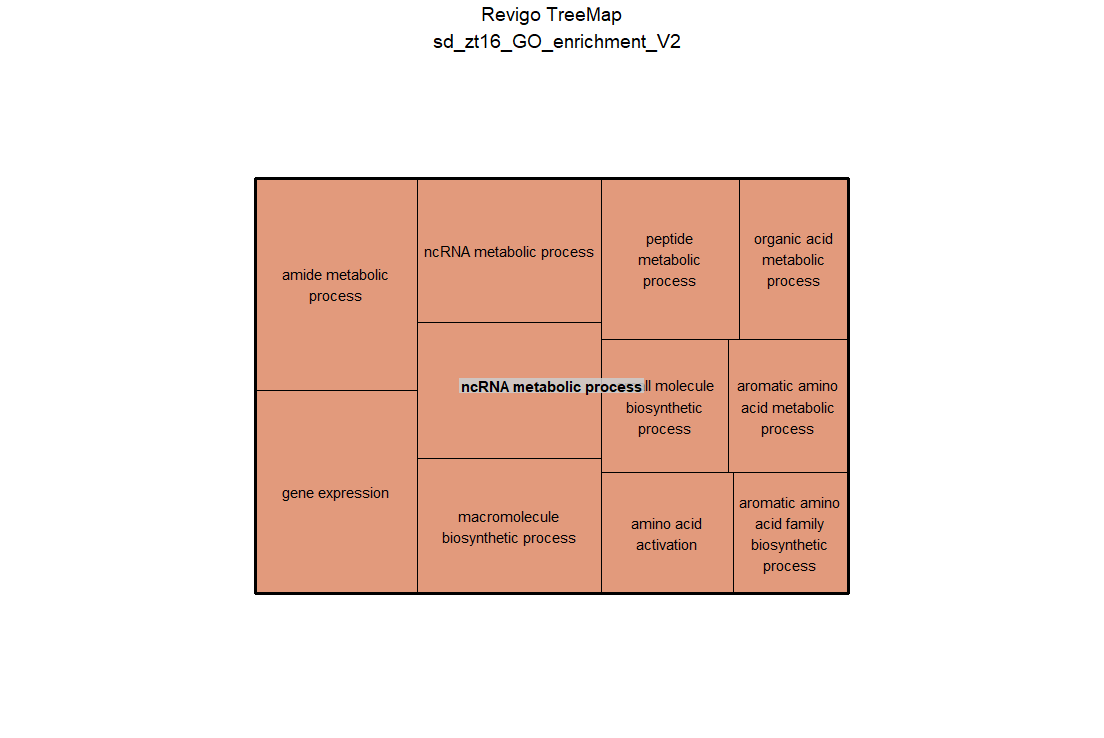

Recreate this plot in R.
# A treemap R script produced by the Revigo server at http://revigo.irb.hr/
# If you found Revigo useful in your work, please cite the following reference:
# Supek F et al. "REVIGO summarizes and visualizes long lists of Gene Ontology
# terms" PLoS ONE 2011. doi:10.1371/journal.pone.0021800

# author: Anton Kratz <anton.kratz@gmail.com>, RIKEN Omics Science Center, Functional Genomics Technology Team, Japan
# created: Fri, Nov 02, 2012  7:25:52 PM
# last change: Fri, Nov 09, 2012  3:20:01 PM

# -----------------------------------------------------------------------------
# If you don't have the treemap package installed, uncomment the following line:
# install.packages( "treemap" );
library(treemap) 								# treemap package by Martijn Tennekes

# Set the working directory if necessary
# setwd("C:/Users/username/workingdir");

# --------------------------------------------------------------------------
# Here is your data from Revigo. Scroll down for plot configuration options.

revigo.names <- c("term_ID","description","frequency","uniqueness","dispensability","representative");
revigo.data <- rbind(c("GO:0034660","ncRNA metabolic process",3.769763500568378,0.6325224786598304,0,"ncRNA metabolic process"),
c("GO:0006082","organic acid metabolic process",8.895121929802153,0.4190600347359752,0.43583618,"ncRNA metabolic process"),
c("GO:0006399","tRNA metabolic process",2.5269959479136066,0.5973658453784567,0.49726658,"ncRNA metabolic process"),
c("GO:0006518","peptide metabolic process",5.3920715559926595,0.5319035554828191,0.12977678,"ncRNA metabolic process"),
c("GO:0009059","macromolecule biosynthetic process",15.258385035486357,0.594926461216639,0.28055017,"ncRNA metabolic process"),
c("GO:0009072","aromatic amino acid metabolic process",0.7250308935664747,0.3799497032309576,0.23883006,"ncRNA metabolic process"),
c("GO:0009073","aromatic amino acid family biosynthetic process",0.5149127316618344,0.3330696894490736,0.5390342,"ncRNA metabolic process"),
c("GO:0010467","gene expression",9.706370753664654,0.7883016570534829,0.21063862,"ncRNA metabolic process"),
c("GO:0043038","amino acid activation",0.9991846865833046,0.379870899612989,0.57652081,"ncRNA metabolic process"),
c("GO:0043603","amide metabolic process",6.518961624921768,0.8242084690793975,0.12204631,"ncRNA metabolic process"),
c("GO:0044283","small molecule biosynthetic process",6.034460163531009,0.4034544718550468,0.61251244,"ncRNA metabolic process"));

stuff <- data.frame(revigo.data);
names(stuff) <- revigo.names;

stuff$frequency <- as.numeric( as.character(stuff$frequency) );
stuff$uniqueness <- as.numeric( as.character(stuff$uniqueness) );
stuff$dispensability <- as.numeric( as.character(stuff$dispensability) );


# check the tmPlot command documentation for all possible parameters - there are a lot more
treemap(
  stuff,
  index = c("representative","description"),
  vSize = "uniqueness",
  type = "categorical",
  vColor = "representative",
  title = "Revigo TreeMap
  sd_zt16_GO_enrichment_V2",
  inflate.labels = FALSE,      # set this to TRUE for space-filling group labels - good for posters
  lowerbound.cex.labels = 0,   # try to draw as many labels as possible (still, some small squares may not get a label)
  position.legend = "none"
)

dev.off()
